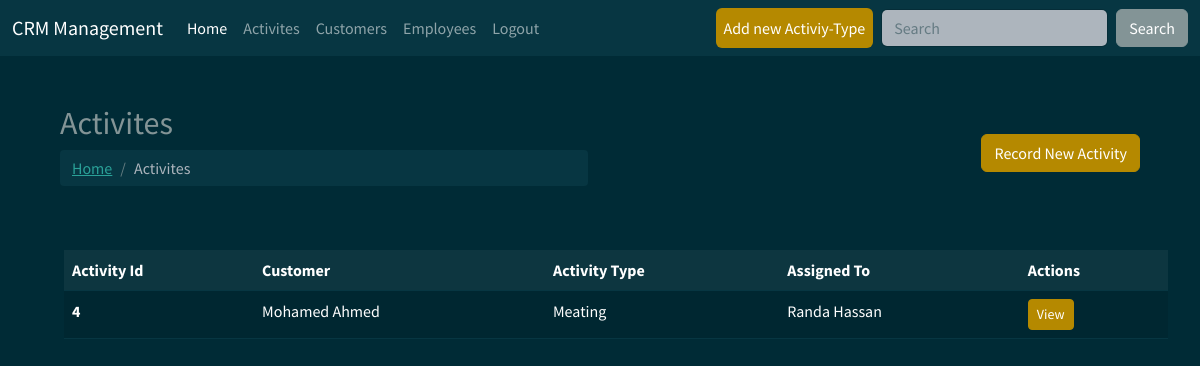
/activities/ (signed in), run on the app's committed database.
### webapp/models.py (models this page shows, shortened)
class Activity(models.Model):
    customer = models.ForeignKey(Customer,on_delete=models.CASCADE)
    employee = models.ForeignKey(Employee,on_delete=models.CASCADE)
    activity_type = models.ForeignKey(Activity_type,on_delete=models.CASCADE)
    note = models.TextField(default="")

class Customer(models.Model):
    class Status(models.TextChoices):
        ACTIVE = 'A','Active'
        UNACTIVE = 'UA','Un Active'
    first_name = models.CharField(max_length=200)
    last_name = models.CharField(max_length=200)
    email = models.CharField(max_length=200)
    phone = models.IntegerField()
    company = models.CharField(max_length=300)
    status = models.CharField(max_length=2,choices=Status.choices , default=Status.ACTIVE)

class Activity_type(models.Model):
    type_name = models.CharField(max_length=200)

class Employee(models.Model):
    full_name = models.CharField(max_length=300)
    email = models.CharField(max_length=200)
    phone = models.IntegerField()

### webapp/views.py (the view)
# urls.py: path('activities/',views.get_activities,name="activities"),
@login_required(login_url='login')
def get_activities(request):
    activities = Activity.objects.all()
    return render(request,'webapp/activities.html',{'activities':activities})

### templates/webapp/activities.html
{% extends 'base.html' %}
{% block content %}
<div class="row m-5">
    <div class="col-lg-6">
        <h2 id="nav-breadcrumbs">Activites</h2>
        <div class="bs-component">
            <ol class="breadcrumb">
                <li class="breadcrumb-item"><a href="/">Home</a></li>
                <li class="breadcrumb-item active">Activites</li>
            </ol>
        </div>
    </div>
    <div class="col-lg-6 d-flex justify-content-end align-items-center ">
        <a  class="btn btn-primary" href="{% url 'create_activity' %}">Record New Activity</a>
    </div>
</div>
<div class="m-5">
    {% if activities %}
    <table class="table table-hover m-3">
        <thead>
          <tr>
            <th scope="col">Activity Id</th>
            <th scope="col">Customer</th>
            <th scope="col">Activity Type</th>
            <th scope="col">Assigned To</th>
            <th scope="col">Actions</th>
          </tr>
        </thead>
        <tbody>
            {% for activity in activities %}
                <tr class="table-active">
                    <th >{{activity.id}}</th>
                    <td>{{activity.customer.first_name}} {{activity.customer.last_name}}</td>
                    <td>{{activity.activity_type.type_name}}</td>
                    <td>{{activity.employee.full_name}}</td>
                    <td>
                        <a href="{% url 'activity' activity.id %}" class="btn btn-primary btn-sm">View</a>
                    </td>
                </tr>
            {% endfor %}
        </tbody>
      </table>
    {% else %}
    <div class="alert alert-dismissible alert-light">
        <button type="button" class="btn-close" data-bs-dismiss="alert"></button>
        <strong>Heads up!</strong> You dont have any records yet, Add some records.
      </div>
    {% endif %}
</div>
{% endblock %}

### data on the page
Activity: id "4", customer.first_name "Mohamed", customer.last_name "Ahmed", activity_type.type_name "Meating", employee.full_name "Randa Hassan"
